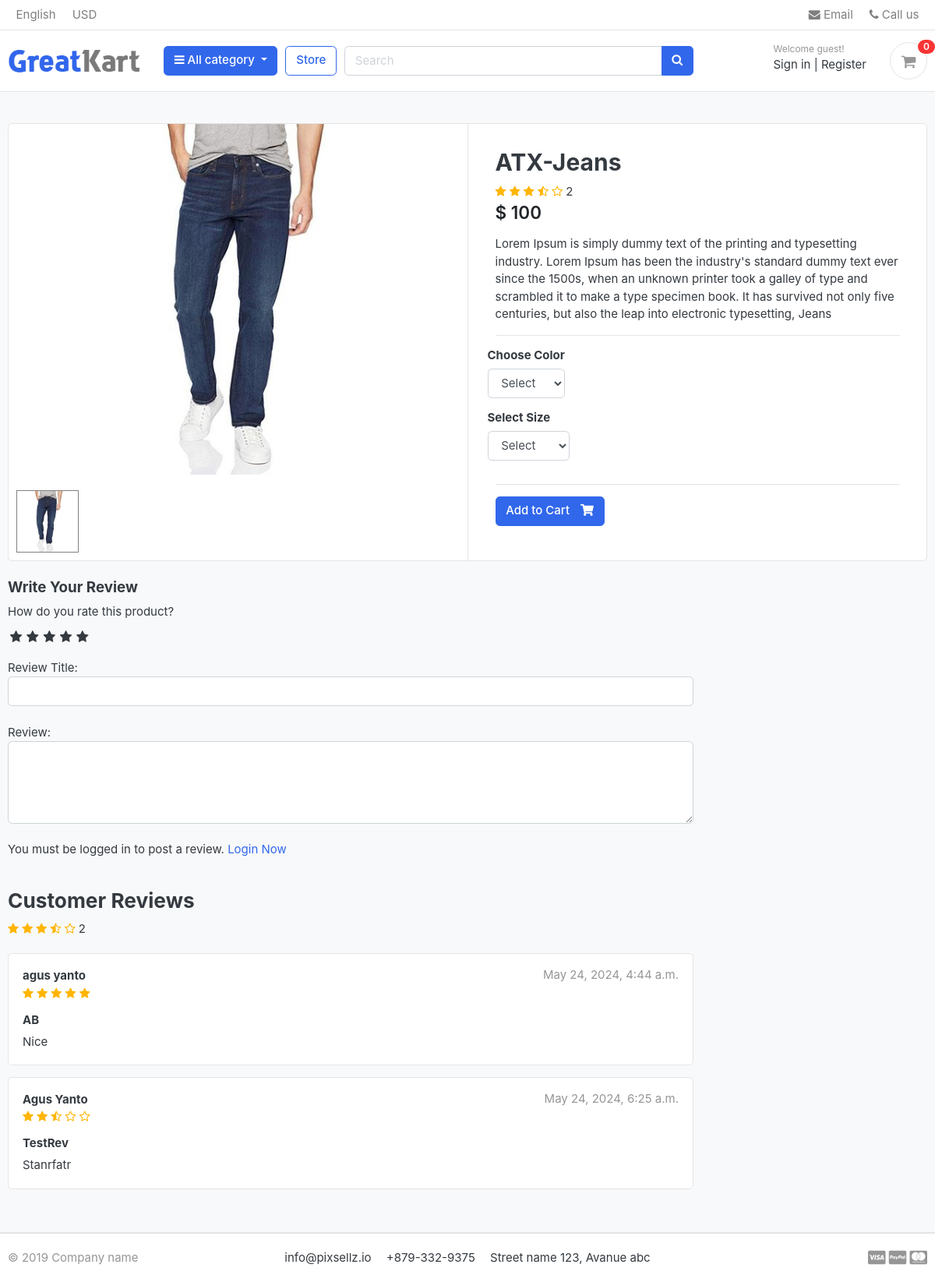
/store/category/jeans/atx-jeans/, run on an earlier commit of the app's database.
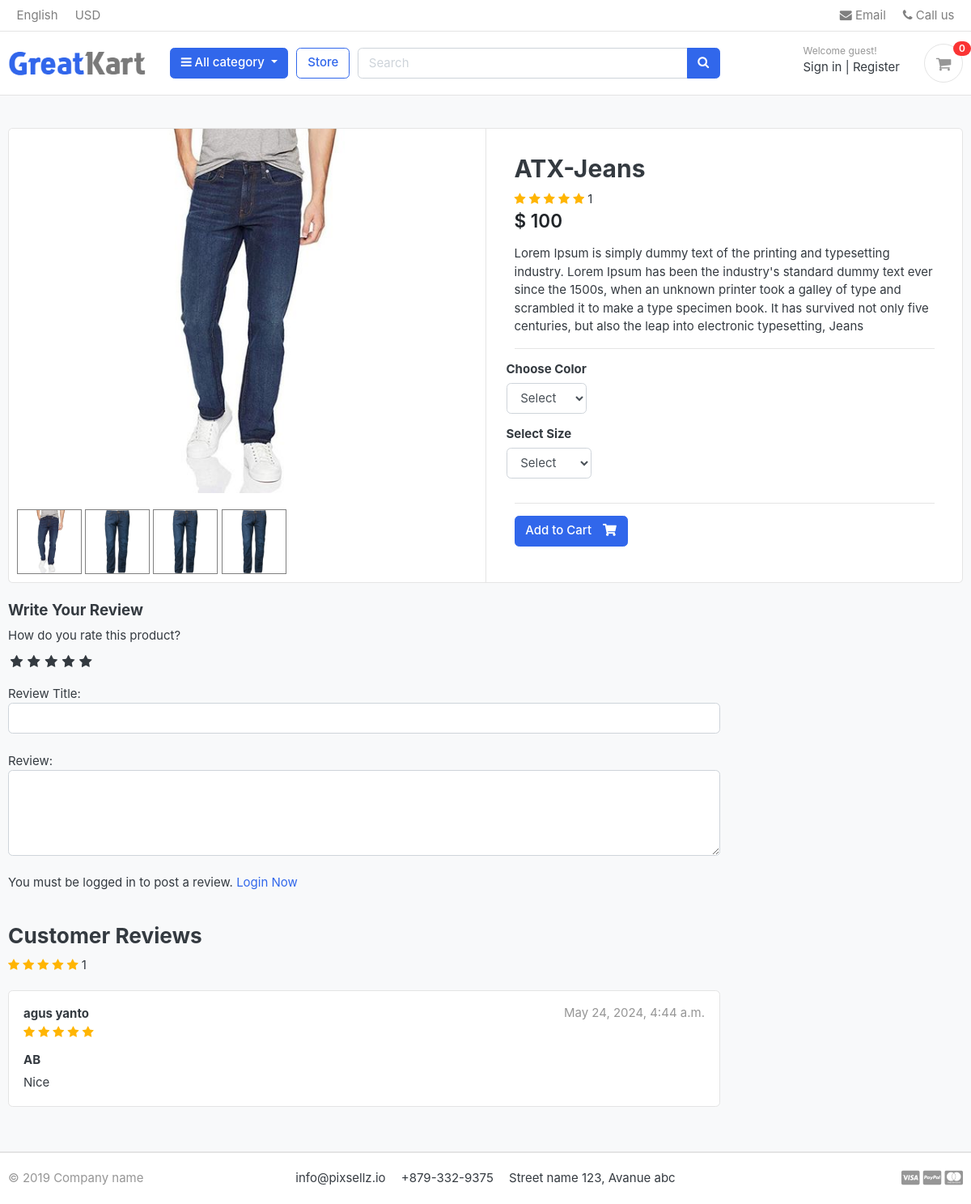
And on a later commit of the database.
### store/models.py (models this page shows, shortened)
class Product(models.Model):
    product_name        = models.CharField(max_length=200,unique=True)
    slug                = models.SlugField(max_length=200,unique=True)
    description         = models.TextField(max_length=500,blank=True)
    price               = models.IntegerField()
    images              = models.ImageField(upload_to='photos/products')
    stock               = models.IntegerField()
    is_available        = models.BooleanField(default=True)
    category            = models.ForeignKey(Category, on_delete=models.CASCADE)
    created_date        = models.DateTimeField(auto_now_add=True)
    modified_date       = models.DateTimeField(auto_now=True)
    def averageReview(self):
        reviews= ReviewRating.objects.filter(product=self, status=True).aggregate(average=Avg('rating'))
        avg=0
        if reviews['average'] is not None:
            avg = float(reviews['average'])
        return avg
    def countReview(self):
        reviews = ReviewRating.objects.filter(product=self,status=True).aggregate(count=Count('id'))
        count = 0
        if reviews['count'] is not None:
            count = int(reviews['count'])
        return count

class ReviewRating(models.Model):
    product = models.ForeignKey(Product,on_delete=models.CASCADE)
    user = models.ForeignKey(Account,on_delete=models.CASCADE)
    subject = models.CharField(max_length=100,blank=True)
    review = models.TextField(max_length=500,blank=True)
    rating = models.FloatField()
    ip = models.CharField(max_length=20,blank=True)
    status = models.BooleanField(default=True)
    created_at = models.DateTimeField(auto_now_add=True)
    updated_at = models.DateTimeField(auto_now=True)

class ProductGallery(models.Model):
    product = models.ForeignKey(Product,default=None,on_delete=models.CASCADE)
    image = models.ImageField(upload_to='store/products',max_length=255)
    class Meta:
        verbose_name = 'productgallery'
        verbose_name_plural = 'productgallery'

### accounts/models.py (models this page shows, shortened)
class Account(AbstractBaseUser):
    first_name      = models.CharField(max_length=50)
    last_name       = models.CharField(max_length=50)
    username        = models.CharField(max_length=50,unique=True)
    email           = models.EmailField(max_length=100,unique= True)
    phone_number    = models.CharField(max_length=50)
    date_joined     = models.DateTimeField(auto_now_add=True)
    last_login      = models.DateTimeField(auto_now_add=True)
    is_admin        = models.BooleanField(default=False)
    is_staff        = models.BooleanField(default=False)
    is_active       = models.BooleanField(default=False)
    is_superadmin    = models.BooleanField(default=False)
    USERNAME_FIELD = 'email'
    REQUIRED_FIELDS = ['username','first_name','last_name']
    objects = MyAccoutManager()
    def full_name(self):
        return f'{self.first_name} {self.last_name}'

### store/views.py (the view)
# urls.py: path('category/<slug:category_slug>/<slug:product_slug>/',views.product_detail,name='product_detail'),
def product_detail(request,category_slug,product_slug):
    try:
        single_product = Product.objects.get(category__slug=category_slug,slug=product_slug)
        in_cart = CartItem.objects.filter(cart__cart_id =_cart_id(request),product=single_product).exists()
    except Exception as e:
        raise e
    if request.user.is_authenticated:
        try:
            orderproduct = OrderProduct.objects.filter(user=request.user, product_id=single_product).exists()
        except OrderProduct.DoesNotExist:
            orderproduct = None
    else:
        orderproduct = None
    reviews = ReviewRating.objects.filter(product_id=single_product.id,status=True)
    product_gallery = ProductGallery.objects.filter(product_id=single_product.id)
    context = {
        'single_product':single_product,
        'in_cart':in_cart,
        'orderproduct':orderproduct,
        'reviews':reviews,
        'product_gallery':product_gallery,
    }
    return render(request, 'store/product_detail.html',context)

### carts/context_processors.py (called while the page is built)
def counter(request):
    cart_count = 0
    if 'admin' in request.path:
        return {}
    else:
        try:
            cart = Cart.objects.filter(cart_id=_cart_id(request))
            if request.user.is_authenticated:
                cart_items = CartItem.objects.all().filter(user=request.user)
            else:
                cart_items = CartItem.objects.all().filter(cart=cart[:1])
            for cart_item in cart_items:
                cart_count += cart_item.quantity
        except Cart.DoesNotExist:
            cart_count=0
    return dict(cart_count=cart_count)

### carts/views.py (called while the page is built)
def _cart_id(request):
    cart = request.session.session_key
    if not cart:
        cart = request.session.create()
    return cart

### category/context_processors.py (called while the page is built)
def menu_links(request):
    links = Category.objects.all()
    return dict(links = links)

### category/models.py (called while the page is built)
    def get_url(self):
        return reverse('products_by_category',args=[self.slug])

### store/models.py (called while the page is built)
    def colors(self):
        return super(VariationManager,self).filter(variation_category='color', is_active=True)

    def sizes(self):
        return super(VariationManager,self).filter(variation_category='size', is_active=True)

### templates/store/product_detail.html (shortened to what the changed rows need)
{% extends 'base.html' %}
{% load static %}
{% block content %}
<section class="section-content padding-y bg">
    <div class="container">
    <div class="card">
        <div class="row no-gutters">
            <aside class="col-md-6">
                <article class="gallery-wrap">
                    <div class="img-big-wrap mainImage">
                        <center><img src="{{ single_product.images.url}}"></center>
                    </div>
                </article>
                <ul class="thumb">
                    <li>
                        <a href="{{ single_product.images.url}}" target="mainImage"><img src="{{ single_product.images.url}}" alt="Product Image"></a>
                        {% for i in product_gallery %}
                        <a href="{{i.image.url}}" target="mainImage"><img src="{{i.image.url}}" alt="Product Image"></a>
                        {% endfor %}
                    </li>
                </ul>
            </aside>
    <main class="col-md-6 border-left">
    <form action="{% url 'add_cart' single_product.id %}" method="POST">
        <article class="content-body">
        <h2 class="title">{{ single_product.product_name }}</h2>
        <div class="rating-star">
            <span>
                <i class="fa fa-star{% if single_product.averageReview < 0.5 %}-o{% elif single_product.averageReview >= 0.5 and single_product.averageReview < 1 %}-half-o {% endif%}" aria-hidden="true"></i>
                <i class="fa fa-star{% if single_product.averageReview < 1.5 %}-o{% elif single_product.averageReview >= 1.5 and single_product.averageReview < 2 %}-half-o {% endif%}" aria-hidden="true"></i>
                <i class="fa fa-star{% if single_product.averageReview < 2.5 %}-o{% elif single_product.averageReview >= 2.5 and single_product.averageReview < 3 %}-half-o {% endif%}" aria-hidden="true"></i>
                <i class="fa fa-star{% if single_product.averageReview < 3.5 %}-o{% elif single_product.averageReview >= 3.5 and single_product.averageReview < 4 %}-half-o {% endif%}" aria-hidden="true"></i>
                <i class="fa fa-star{% if single_product.averageReview < 4.5 %}-o{% elif single_product.averageReview >= 4.5 and single_product.averageReview < 5 %}-half-o {% endif%}" aria-hidden="true"></i>
                <span>{{single_product.countReview}}</span>
            </span>
        </div>
        <div class="mb-3">
            <var class="price h4">$ {{ single_product.price }}</var>
        </div>
        <p>{{ single_product.description }}</p>
        <hr>
            <div class="row">
                <div class="item-option-select">
                </div>
            </div>
            <div class="row">
                <div class="item-option-select">
                </div>
            </div>
            <hr>
            {% if single_product.stock <= 0 %}
                    <h5 class="text-danger">Out of Stock</h5>
            {% else %}
                    <button type="submit" class="btn  btn-primary"> <span class="text">Add to Cart</span> <i class="fas fa-shopping-cart"></i>  </button>
            {% endif %}
        </article>
    </form>
            </main>
        </div>
    </div>
    <br>
    <div class="row">
        <div class="col-md-9">
        <br>
        <header class="section-heading">
            <div class="rating-star">
                <span>
                    <i class="fa fa-star{% if single_product.averageReview < 0.5 %}-o{% elif single_product.averageReview >= 0.5 and single_product.averageReview < 1 %}-half-o {% endif%}" aria-hidden="true"></i>
                    <i class="fa fa-star{% if single_product.averageReview < 1.5 %}-o{% elif single_product.averageReview >= 1.5 and single_product.averageReview < 2 %}-half-o {% endif%}" aria-hidden="true"></i>
                    <i class="fa fa-star{% if single_product.averageReview < 2.5 %}-o{% elif single_product.averageReview >= 2.5 and single_product.averageReview < 3 %}-half-o {% endif%}" aria-hidden="true"></i>
                    <i class="fa fa-star{% if single_product.averageReview < 3.5 %}-o{% elif single_product.averageReview >= 3.5 and single_product.averageReview < 4 %}-half-o {% endif%}" aria-hidden="true"></i>
                    <i class="fa fa-star{% if single_product.averageReview < 4.5 %}-o{% elif single_product.averageReview >= 4.5 and single_product.averageReview < 5 %}-half-o {% endif%}" aria-hidden="true"></i>
                    <span>{{single_product.countReview}}</span>
                </span>
            </div>
        </header>
        {% for review in reviews %}
        <article class="box mb-3">
            <div class="icontext w-100">
                <div class="text">
                    <span class="date text-muted float-md-right">{{review.updated_at}} </span>
                    <h6 class="mb-1">{{review.user.full_name}} </h6>
                    <div class="rating-star">
                        <span>
                            <i class="fa fa-star{% if review.rating == 0.5 %}-half-o{% elif review.rating < 1 %}-o {% endif%}" aria-hidden="true"></i>
                            <i class="fa fa-star{% if review.rating == 1.5 %}-half-o{% elif review.rating < 2 %}-o {% endif%}" aria-hidden="true"></i>
                            <i class="fa fa-star{% if review.rating == 2.5 %}-half-o{% elif review.rating < 3 %}-o {% endif%}" aria-hidden="true"></i>
                            <i class="fa fa-star{% if review.rating == 3.5 %}-half-o{% elif review.rating < 4 %}-o {% endif%}" aria-hidden="true"></i>
                            <i class="fa fa-star{% if review.rating == 4.5 %}-half-o{% elif review.rating < 5 %}-o {% endif%}" aria-hidden="true"></i>
                        </span>
                    </div>
                </div>
            </div>
            <div class="mt-3">
                <h6>{{review.subject}}</h6>
                <p>
                    {{review.review}}
                </p>
            </div>
        </article>
        {% endfor %}
        </div>
    </div>
    </div>
    </section>
{% endblock %}

What changed in the data, as far as the page shows it:
removed ReviewRating: updated_at "May 24, 2024, 6:25 a.m.", user.full_name "Agus Yanto", rating 2.5 (drawn), subject "TestRev", review "Stanrfatr"
changed Product "ATX-Jeans": countReview "2" → "1"
added ProductGallery: image (picture)
added ProductGallery: image (picture)
added ProductGallery: image (picture)
